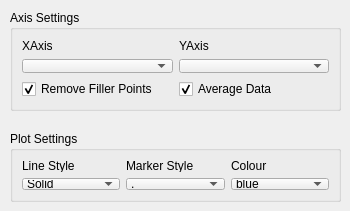
         <widget class="QWidget" name="tabPlt">
          <attribute name="title">
           <string>Raw Data</string>
          </attribute>
          <widget class="QGroupBox" name="groupBox">
           <property name="geometry">
            <rect>
             <x>10</x>
             <y>10</y>
             <width>331</width>
             <height>101</height>
            </rect>
           </property>
           <property name="title">
            <string>Axis Settings</string>
           </property>
           <layout class="QVBoxLayout" name="verticalLayout_5">
            <item>
             <layout class="QVBoxLayout" name="verticalLayout_4">
              <item>
               <layout class="QHBoxLayout" name="horizontalLayout_3">
                <item>
                 <layout class="QVBoxLayout" name="verticalLayout_2">
                  <item>
                   <widget class="QLabel" name="lbXAxis">
                    <property name="text">
                     <string>XAxis</string>
                    </property>
                   </widget>
                  </item>
                  <item>
                   <widget class="QComboBox" name="cbXAxis"/>
                  </item>
                 </layout>
                </item>
                <item>
                 <layout class="QVBoxLayout" name="verticalLayout_3">
                  <item>
                   <widget class="QLabel" name="lbYAxis">
                    <property name="text">
                     <string>YAxis</string>
                    </property>
                   </widget>
                  </item>
                  <item>
                   <widget class="QComboBox" name="cbYAxis"/>
                  </item>
                 </layout>
                </item>
               </layout>
              </item>
             </layout>
            </item>
            <item>
             <layout class="QHBoxLayout" name="horizontalLayout_2">
              <item>
               <widget class="QCheckBox" name="ckbRmvFiller">
                <property name="text">
                 <string>Remove Filler Points</string>
                </property>
                <property name="checked">
                 <bool>true</bool>
                </property>
               </widget>
              </item>
              <item>
               <widget class="QCheckBox" name="ckbAvgData">
                <property name="text">
                 <string>Average Data</string>
                </property>
                <property name="checked">
                 <bool>true</bool>
                </property>
               </widget>
              </item>
             </layout>
            </item>
           </layout>
          </widget>
          <widget class="QGroupBox" name="groupBox_2">
           <property name="geometry">
            <rect>
             <x>10</x>
             <y>131</y>
             <width>331</width>
             <height>71</height>
            </rect>
           </property>
           <property name="title">
            <string>Plot Settings</string>
           </property>
           <layout class="QGridLayout" name="gridLayout_3">
            <item row="1" column="2">
             <widget class="QComboBox" name="cbPlotColour">
              <item>
               <property name="text">
                <string>blue</string>
               </property>
              </item>
              <item>
               <property name="text">
                <string>green</string>
               </property>
              </item>
              <item>
               <property name="text">
                <string>red</string>
               </property>
              </item>
              <item>
               <property name="text">
                <string>cyan</string>
               </property>
              </item>
              <item>
               <property name="text">
                <string>magenta</string>
               </property>
              </item>
              <item>
               <property name="text">
                <string>yellow</string>
               </property>
              </item>
              <item>
               <property name="text">
                <string>black</string>
               </property>
              </item>
              <item>
               <property name="text">
                <string>white</string>
               </property>
              </item>
             </widget>
            </item>
            <item row="1" column="1">
             <widget class="QComboBox" name="cbMarkerStyle">
              <item>
               <property name="text">
                <string>.</string>
               </property>
              </item>
              <item>
               <property name="text">
                <string>o</string>
               </property>
              </item>
              <item>
               <property name="text">
                <string>+</string>
               </property>
              </item>
              <item>
               <property name="text">
                <string>,</string>
               </property>
              </item>
              <item>
               <property name="text">
                <string>1</string>
               </property>
              </item>
              <item>
               <property name="text">
                <string>2</string>
               </property>
              </item>
              <item>
               <property name="text">
                <string>3</string>
               </property>
              </item>
              <item>
               <property name="text">
                <string>4</string>
               </property>
              </item>
              <item>
               <property name="text">
                <string>None</string>
               </property>
              </item>
             </widget>
            </item>
            <item row="0" column="1">
             <widget class="QLabel" name="label_4">
              <property name="text">
               <string>Marker Style</string>
              </property>
             </widget>
            </item>
            <item row="0" column="2">
             <widget class="QLabel" name="label_5">
              <property name="text">
               <string>Colour</string>
              </property>
             </widget>
            </item>
            <item row="0" column="0">
             <widget class="QLabel" name="label_3">
              <property name="text">
               <string>Line Style</string>
              </property>
             </widget>
            </item>
            <item row="1" column="0">
             <widget class="QComboBox" name="cbLineStyle">
              <item>
               <property name="text">
                <string>Solid</string>
               </property>
              </item>
              <item>
               <property name="text">
                <string>Dashes</string>
               </property>
              </item>
              <item>
               <property name="text">
                <string>Line-Dot</string>
               </property>
              </item>
              <item>
               <property name="text">
                <string>Dots</string>
               </property>
              </item>
              <item>
               <property name="text">
                <string>None</string>
               </property>
              </item>
             </widget>
            </item>
           </layout>
          </widget>
         </widget>
